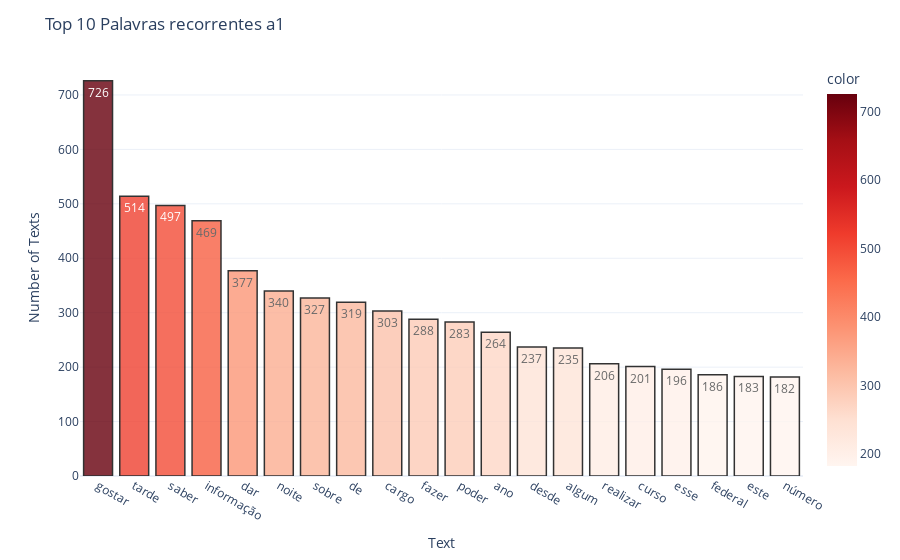
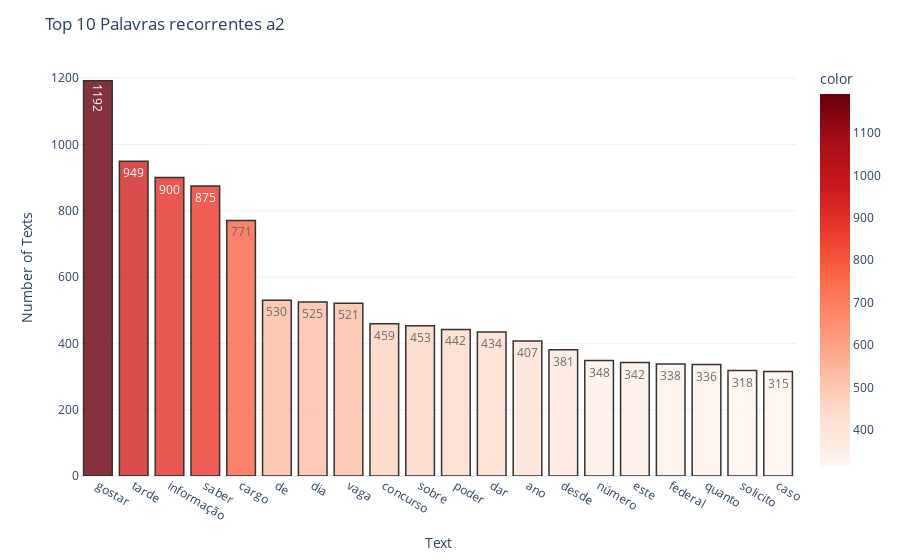
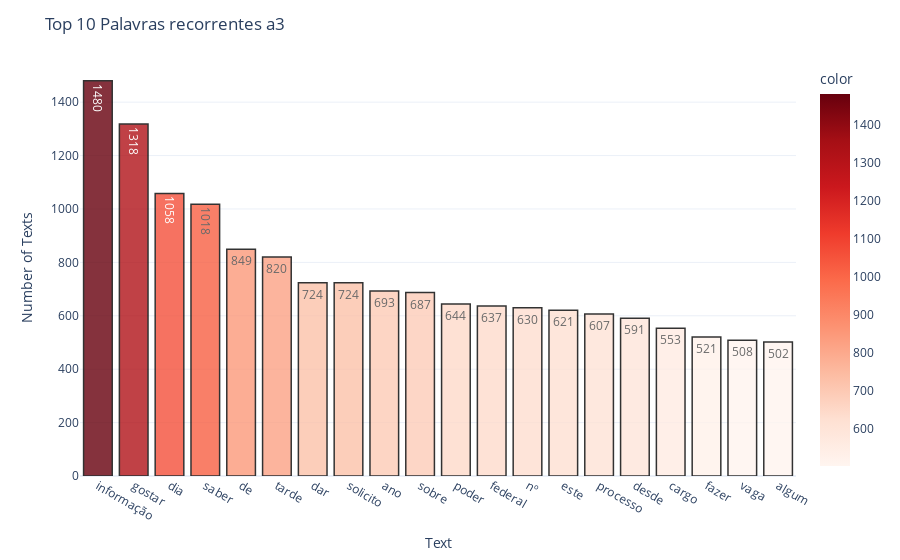
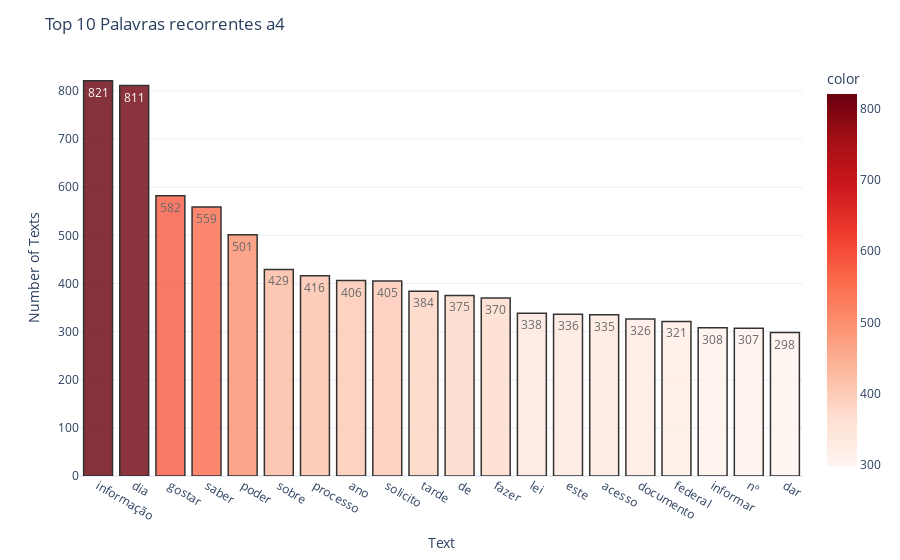

Notebook source saved alongside these figures, in order:
### Markdown cell above
## Analise do texto

### Code cell
for cl in ages:
    CltGroup = util.preprocess(df.loc[df['age'] == cl]['lemma'])
    aux = util.create_freq_df(CltGroup)
    TopWords = aux[:20]

    util.plot_text_distribution(TopWords['Term'], TopWords['Frequency'],
                    'reds', 'Top 10 Palavras recorrentes ' + cl, 'Text', 'Number of Texts')

### Figure 1 — Plotly figure (JSON) as saved in the notebook; plotly's stock layout.template omitted (floating-point values rounded to 4 significant figures)
{"data": [{"alignmentgroup": "True", "hovertemplate": "x=%{x}<br>y=%{y}<br>text=%{text}<br>color=%{marker.color}<extra></extra>", "legendgroup": "", "marker": {"color": [726, 514, 497, 469, 377, 340, 327, 319, 303, 288, 283, 264, 237, 235, 206, 201, 196, 186, 183, 182], "coloraxis": "coloraxis", "line": {"color": "black", "width": 1.5}, "pattern": {"shape": ""}}, "name": "", "offsetgroup": "", "opacity": 0.8, "orientation": "v", "showlegend": false, "text": [726, 514, 497, 469, 377, 340, 327, 319, 303, 288, 283, 264, 237, 235, 206, 201, 196, 186, 183, 182], "textposition": "auto", "type": "bar", "x": ["gostar", "tarde", "saber", "informação", "dar", "noite", "sobre", "de", "cargo", "fazer", "poder", "ano", "desde", "algum", "realizar", "curso", "esse", "federal", "este", "número"], "xaxis": "x", "y": [726, 514, 497, 469, 377, 340, 327, 319, 303, 288, 283, 264, 237, 235, 206, 201, 196, 186, 183, 182], "yaxis": "y"}], "layout": {"barmode": "relative", "coloraxis": {"colorbar": {"title": {"text": "color"}}, "colorscale": [[0, "rgb(255,245,240)"], [0.125, "rgb(254,224,210)"], [0.25, "rgb(252,187,161)"], [0.375, "rgb(252,146,114)"], [0.5, "rgb(251,106,74)"], [0.625, "rgb(239,59,44)"], [0.75, "rgb(203,24,29)"], [0.875, "rgb(165,15,21)"], [1, "rgb(103,0,13)"]]}, "legend": {"tracegroupgap": 0}, "margin": {"t": 60}, "title": {"text": "Top 10 Palavras recorrentes a1"}, "xaxis": {"anchor": "y", "domain": [0, 1], "title": {"text": "Text"}}, "yaxis": {"anchor": "x", "domain": [0, 1], "title": {"text": "Number of Texts"}}}}

### Figure 2 — Plotly figure (JSON) as saved in the notebook; plotly's stock layout.template omitted (floating-point values rounded to 4 significant figures)
{"data": [{"alignmentgroup": "True", "hovertemplate": "x=%{x}<br>y=%{y}<br>text=%{text}<br>color=%{marker.color}<extra></extra>", "legendgroup": "", "marker": {"color": [1192, 949, 900, 875, 771, 530, 525, 521, 459, 453, 442, 434, 407, 381, 348, 342, 338, 336, 318, 315], "coloraxis": "coloraxis", "line": {"color": "black", "width": 1.5}, "pattern": {"shape": ""}}, "name": "", "offsetgroup": "", "opacity": 0.8, "orientation": "v", "showlegend": false, "text": [1192, 949, 900, 875, 771, 530, 525, 521, 459, 453, 442, 434, 407, 381, 348, 342, 338, 336, 318, 315], "textposition": "auto", "type": "bar", "x": ["gostar", "tarde", "informação", "saber", "cargo", "de", "dia", "vaga", "concurso", "sobre", "poder", "dar", "ano", "desde", "número", "este", "federal", "quanto", "solicito", "caso"], "xaxis": "x", "y": [1192, 949, 900, 875, 771, 530, 525, 521, 459, 453, 442, 434, 407, 381, 348, 342, 338, 336, 318, 315], "yaxis": "y"}], "layout": {"barmode": "relative", "coloraxis": {"colorbar": {"title": {"text": "color"}}, "colorscale": [[0, "rgb(255,245,240)"], [0.125, "rgb(254,224,210)"], [0.25, "rgb(252,187,161)"], [0.375, "rgb(252,146,114)"], [0.5, "rgb(251,106,74)"], [0.625, "rgb(239,59,44)"], [0.75, "rgb(203,24,29)"], [0.875, "rgb(165,15,21)"], [1, "rgb(103,0,13)"]]}, "legend": {"tracegroupgap": 0}, "margin": {"t": 60}, "title": {"text": "Top 10 Palavras recorrentes a2"}, "xaxis": {"anchor": "y", "domain": [0, 1], "title": {"text": "Text"}}, "yaxis": {"anchor": "x", "domain": [0, 1], "title": {"text": "Number of Texts"}}}}

### Figure 3 — Plotly figure (JSON) as saved in the notebook; plotly's stock layout.template omitted (floating-point values rounded to 4 significant figures)
{"data": [{"alignmentgroup": "True", "hovertemplate": "x=%{x}<br>y=%{y}<br>text=%{text}<br>color=%{marker.color}<extra></extra>", "legendgroup": "", "marker": {"color": [1480, 1318, 1058, 1018, 849, 820, 724, 724, 693, 687, 644, 637, 630, 621, 607, 591, 553, 521, 508, 502], "coloraxis": "coloraxis", "line": {"color": "black", "width": 1.5}, "pattern": {"shape": ""}}, "name": "", "offsetgroup": "", "opacity": 0.8, "orientation": "v", "showlegend": false, "text": [1480, 1318, 1058, 1018, 849, 820, 724, 724, 693, 687, 644, 637, 630, 621, 607, 591, 553, 521, 508, 502], "textposition": "auto", "type": "bar", "x": ["informação", "gostar", "dia", "saber", "de", "tarde", "dar", "solicito", "ano", "sobre", "poder", "federal", "nº", "este", "processo", "desde", "cargo", "fazer", "vaga", "algum"], "xaxis": "x", "y": [1480, 1318, 1058, 1018, 849, 820, 724, 724, 693, 687, 644, 637, 630, 621, 607, 591, 553, 521, 508, 502], "yaxis": "y"}], "layout": {"barmode": "relative", "coloraxis": {"colorbar": {"title": {"text": "color"}}, "colorscale": [[0, "rgb(255,245,240)"], [0.125, "rgb(254,224,210)"], [0.25, "rgb(252,187,161)"], [0.375, "rgb(252,146,114)"], [0.5, "rgb(251,106,74)"], [0.625, "rgb(239,59,44)"], [0.75, "rgb(203,24,29)"], [0.875, "rgb(165,15,21)"], [1, "rgb(103,0,13)"]]}, "legend": {"tracegroupgap": 0}, "margin": {"t": 60}, "title": {"text": "Top 10 Palavras recorrentes a3"}, "xaxis": {"anchor": "y", "domain": [0, 1], "title": {"text": "Text"}}, "yaxis": {"anchor": "x", "domain": [0, 1], "title": {"text": "Number of Texts"}}}}

### Figure 4 — Plotly figure (JSON) as saved in the notebook; plotly's stock layout.template omitted (floating-point values rounded to 4 significant figures)
{"data": [{"alignmentgroup": "True", "hovertemplate": "x=%{x}<br>y=%{y}<br>text=%{text}<br>color=%{marker.color}<extra></extra>", "legendgroup": "", "marker": {"color": [821, 811, 582, 559, 501, 429, 416, 406, 405, 384, 375, 370, 338, 336, 335, 326, 321, 308, 307, 298], "coloraxis": "coloraxis", "line": {"color": "black", "width": 1.5}, "pattern": {"shape": ""}}, "name": "", "offsetgroup": "", "opacity": 0.8, "orientation": "v", "showlegend": false, "text": [821, 811, 582, 559, 501, 429, 416, 406, 405, 384, 375, 370, 338, 336, 335, 326, 321, 308, 307, 298], "textposition": "auto", "type": "bar", "x": ["informação", "dia", "gostar", "saber", "poder", "sobre", "processo", "ano", "solicito", "tarde", "de", "fazer", "lei", "este", "acesso", "documento", "federal", "informar", "nº", "dar"], "xaxis": "x", "y": [821, 811, 582, 559, 501, 429, 416, 406, 405, 384, 375, 370, 338, 336, 335, 326, 321, 308, 307, 298], "yaxis": "y"}], "layout": {"barmode": "relative", "coloraxis": {"colorbar": {"title": {"text": "color"}}, "colorscale": [[0, "rgb(255,245,240)"], [0.125, "rgb(254,224,210)"], [0.25, "rgb(252,187,161)"], [0.375, "rgb(252,146,114)"], [0.5, "rgb(251,106,74)"], [0.625, "rgb(239,59,44)"], [0.75, "rgb(203,24,29)"], [0.875, "rgb(165,15,21)"], [1, "rgb(103,0,13)"]]}, "legend": {"tracegroupgap": 0}, "margin": {"t": 60}, "title": {"text": "Top 10 Palavras recorrentes a4"}, "xaxis": {"anchor": "y", "domain": [0, 1], "title": {"text": "Text"}}, "yaxis": {"anchor": "x", "domain": [0, 1], "title": {"text": "Number of Texts"}}}}
